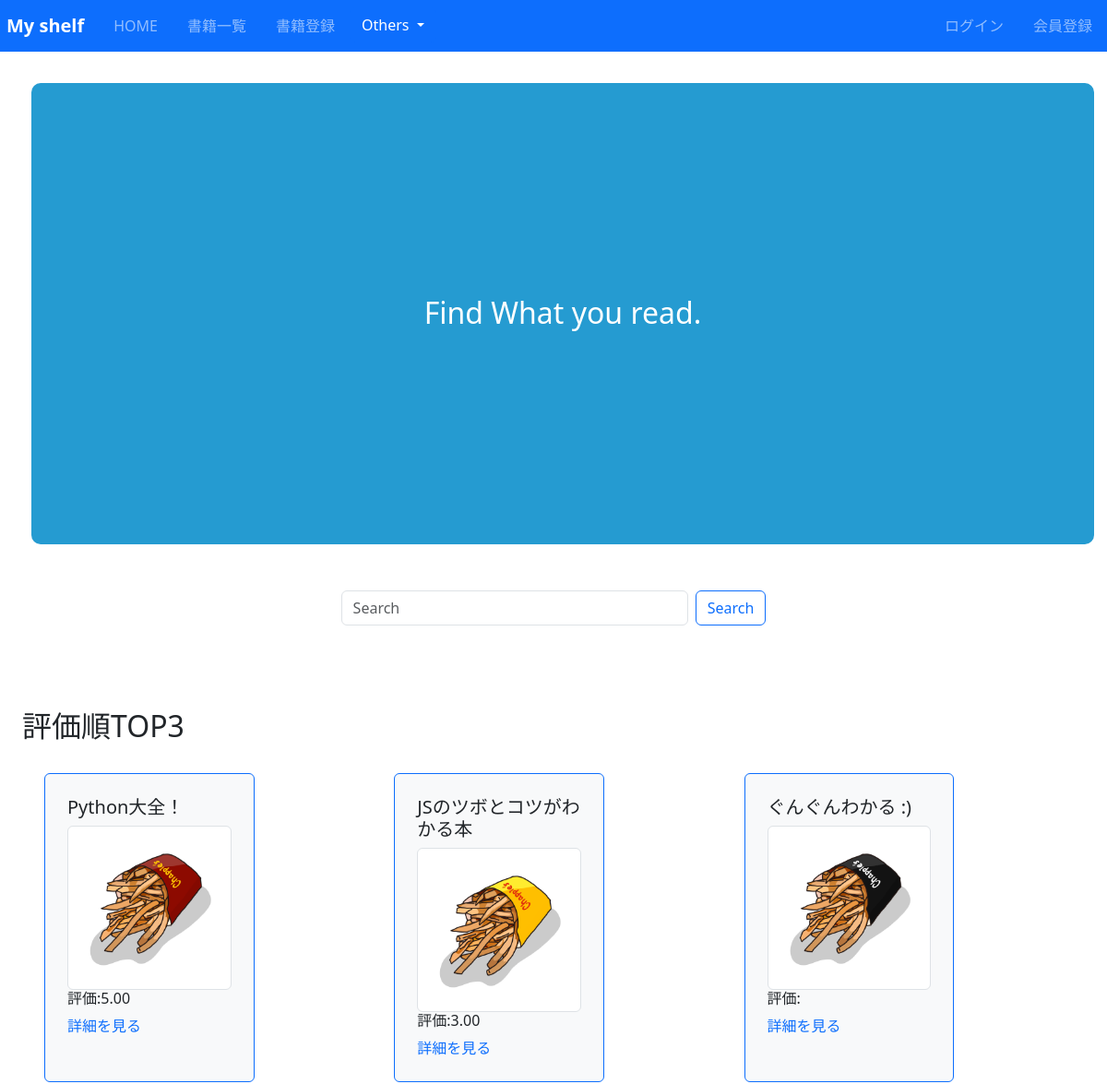
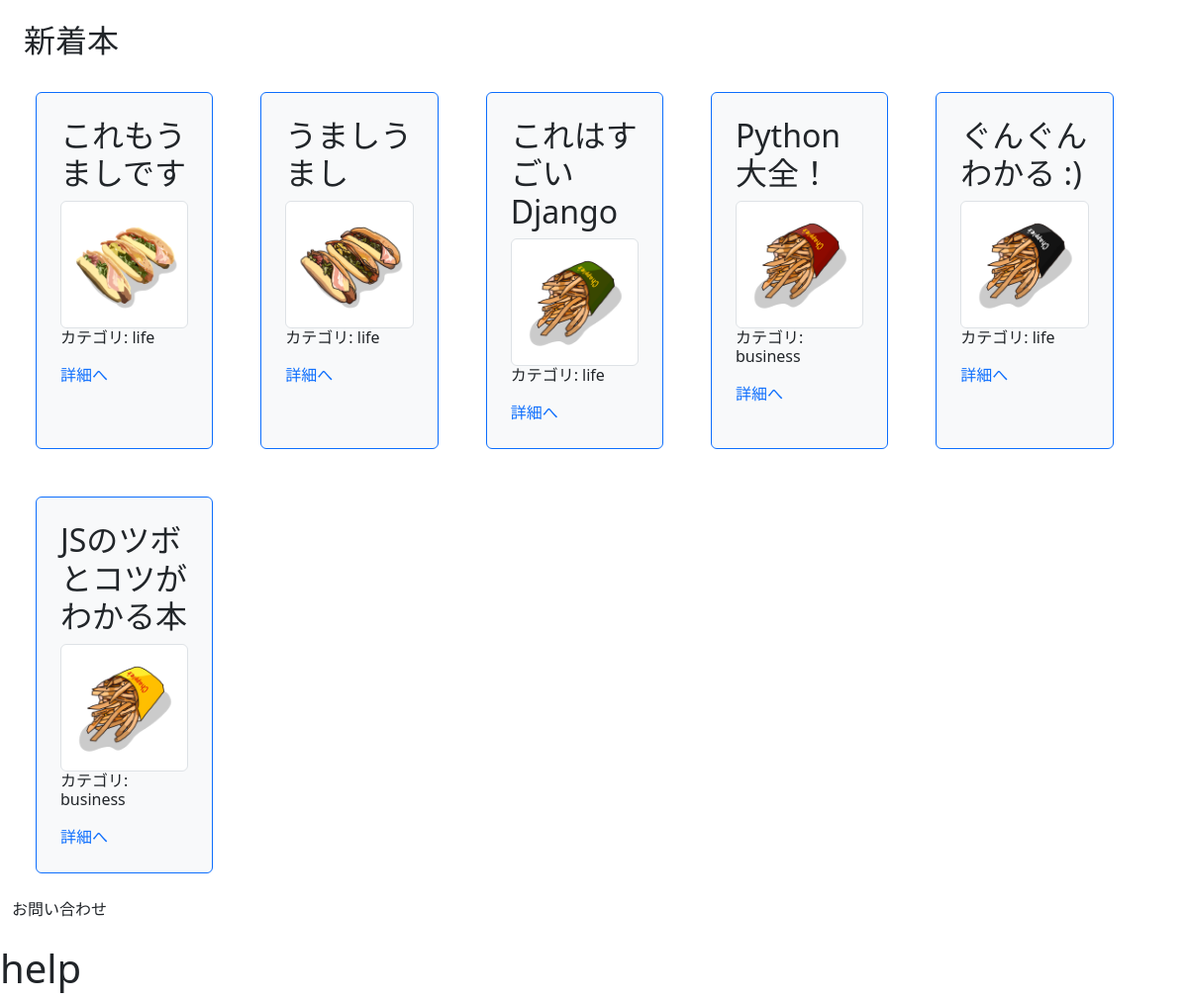
The page / on the database its author committed (2 pictures, top to bottom).
### book/models.py (models this page shows, shortened)
class Book(models.Model):
    title = models.CharField(max_length=100)
    text = models.TextField()
    thumbnail = models.ImageField(null=True, blank=True)
    category = models.CharField(max_length=100, choices=CATEGORY)
    user = models.ForeignKey('auth.User', on_delete=models.CASCADE)

### book/views.py (the view)
# urls.py: path('', views.index_view, name = 'index'),
def index_view(request):                #functionバージョン
    object_list = Book.objects.order_by('-id')  #Bookモデルのデータを最新で並べ替える
    ranking_list = Book.objects.annotate(avg_rating=Avg('review__rate')).order_by('-avg_rating')[:3]
    paginator = Paginator(ranking_list, ITEMS_PER_PAGE)
    page_number = request.GET.get('page')
    page_obj = paginator.get_page(page_number)
    return render(request, 'book/index.html', {'object_list': object_list, 'ranking_list': ranking_list, 'page_obj':page_obj})  #index.htmlを表示する

### book/templates/book/index.html (shortened to what this page needs)
{% extends 'base.html' %}
{% block content %}
<div class="back">
    <h2>Find What you read.</h2>
</div>
<div class="search">
    <form class="d-flex" action="{% url 'list-book' %}" method="get">
        <input name="q" class="form-control me-2" type="search" placeholder="Search" aria-label="Search">
        <button class="btn btn-outline-primary" type="submit">Search</button>
    </form>
</div>
<div class="row">
    <h2>評価順TOP3</h2>
    <div class="eva">
        {% for ranking_book in page_obj %}
        <div class="p-4 m-4 bg-light border border-primary rounded">
            <h3 class="text-dark h5">{{ ranking_book.title }}</h3>
            <img src="{{ ranking_book.thumbnail.url }}" class="img-thumbnail" alt="thumbnail">
            <h6>評価:{{ ranking_book.avg_rating|floatformat:2 }}</h6>
            <a href="{% url 'detail-book' ranking_book.id %}">詳細を見る</a>
        </div>
        {% endfor %}
    </div>
</div>
<div class="row neworder">
    <h2>新着本</h2>
    {% for item in object_list %}
    <div class="p-4 m-4 bg-light border border-primary rounded disp1 item">
        <h2 class="text-dark">{{ item.title }}</h2>
        <img src="{{ item.thumbnail.url }}" class="img-thumbnail" alt="thumbnail">
        <h6 >カテゴリ: {{ item.category }}</h6>
        <div class="mt-3">
        <a href="{% url 'detail-book' item.pk %}">詳細へ</a>
        </div>
    </div>
    {% endfor %}
    <a class="dropdown-item" href="{% url 'question'%}">お問い合わせ</a>
</div>
{% endblock content %}

### book/static/css/style.css (style rules this page uses)
a { text-decoration: none; }
.back { width: 100%; height:500px; background-color: #259bd1; padding: 10px; margin: 10px; border-radius: 10px; }
.back h2 { color: white; text-align: center; margin-top: 220px; }
.disp1 { width: 50%; height: auto; }
.search { width : 40%; height: auto; margin: 50px auto 90px auto; }
.eva { width: 90%; height: auto; display: flex; gap: 10%; }
.neworder { width: 100%; height: auto; display: flex; flex-wrap: wrap; }
.item { flex-basis: calc(16% - 5px); width: 200px; height: auto; }

### rows shown on the page
Book: title "Python大全！", thumbnail (picture), avg_rating "5.00", category "business"
Book: title "JSのツボとコツがわかる本", thumbnail (picture), avg_rating "3.00", category "business"
Book: title "ぐんぐんわかる :)", thumbnail (picture), category "life"
Book: title "これもうましです", thumbnail (picture), category "life"
Book: title "うましうまし", thumbnail (picture), category "life"
Book: title "これはすごいDjango", thumbnail (picture), category "life"
